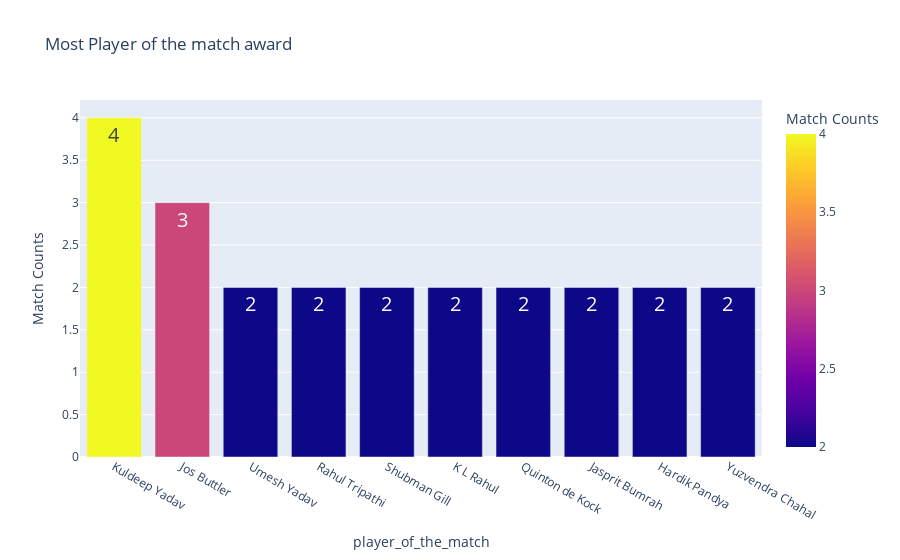

The notebook cell saved with this chart:
### Markdown cell above
### Ploting insight in Bar Graph

### Code cell
# visualize the players with the most "Player of the Match" awards

pom = df.groupby('player_of_the_match')['match_id'].count().sort_values(ascending=False)[:10]

px.bar(pom, y ='match_id', text='match_id',
       title='Most Player of the match award', color='match_id',
      labels={'match_id':'Match Counts'}).update_traces(textfont_size=20)

### Figure 1 — Plotly figure (JSON) as saved in the notebook; plotly's stock layout.template omitted (floating-point values rounded to 4 significant figures)
{"data": [{"alignmentgroup": "True", "hovertemplate": "player_of_the_match=%{x}<br>Match Counts=%{marker.color}<extra></extra>", "legendgroup": "", "marker": {"color": [4, 3, 2, 2, 2, 2, 2, 2, 2, 2], "coloraxis": "coloraxis", "pattern": {"shape": ""}}, "name": "", "offsetgroup": "", "orientation": "v", "showlegend": false, "text": [4, 3, 2, 2, 2, 2, 2, 2, 2, 2], "textfont": {"size": 20}, "textposition": "auto", "type": "bar", "x": ["Kuldeep Yadav", "Jos Buttler", "Umesh Yadav", "Rahul Tripathi", "Shubman Gill", "K L Rahul", "Quinton de Kock", "Jasprit Bumrah", "Hardik Pandya", "Yuzvendra Chahal"], "xaxis": "x", "y": [4, 3, 2, 2, 2, 2, 2, 2, 2, 2], "yaxis": "y"}], "layout": {"autosize": true, "barmode": "relative", "coloraxis": {"colorbar": {"title": {"text": "Match Counts"}}, "colorscale": [[0, "#0d0887"], [0.1111, "#46039f"], [0.2222, "#7201a8"], [0.3333, "#9c179e"], [0.4444, "#bd3786"], [0.5556, "#d8576b"], [0.6667, "#ed7953"], [0.7778, "#fb9f3a"], [0.8889, "#fdca26"], [1, "#f0f921"]]}, "legend": {"tracegroupgap": 0}, "title": {"text": "Most Player of the match award"}, "xaxis": {"anchor": "y", "autorange": true, "domain": [0, 1], "range": [-0.5, 9.5], "title": {"text": "player_of_the_match"}, "type": "category"}, "yaxis": {"anchor": "x", "autorange": true, "domain": [0, 1], "range": [0, 4.211], "title": {"text": "Match Counts"}, "type": "linear"}}}
